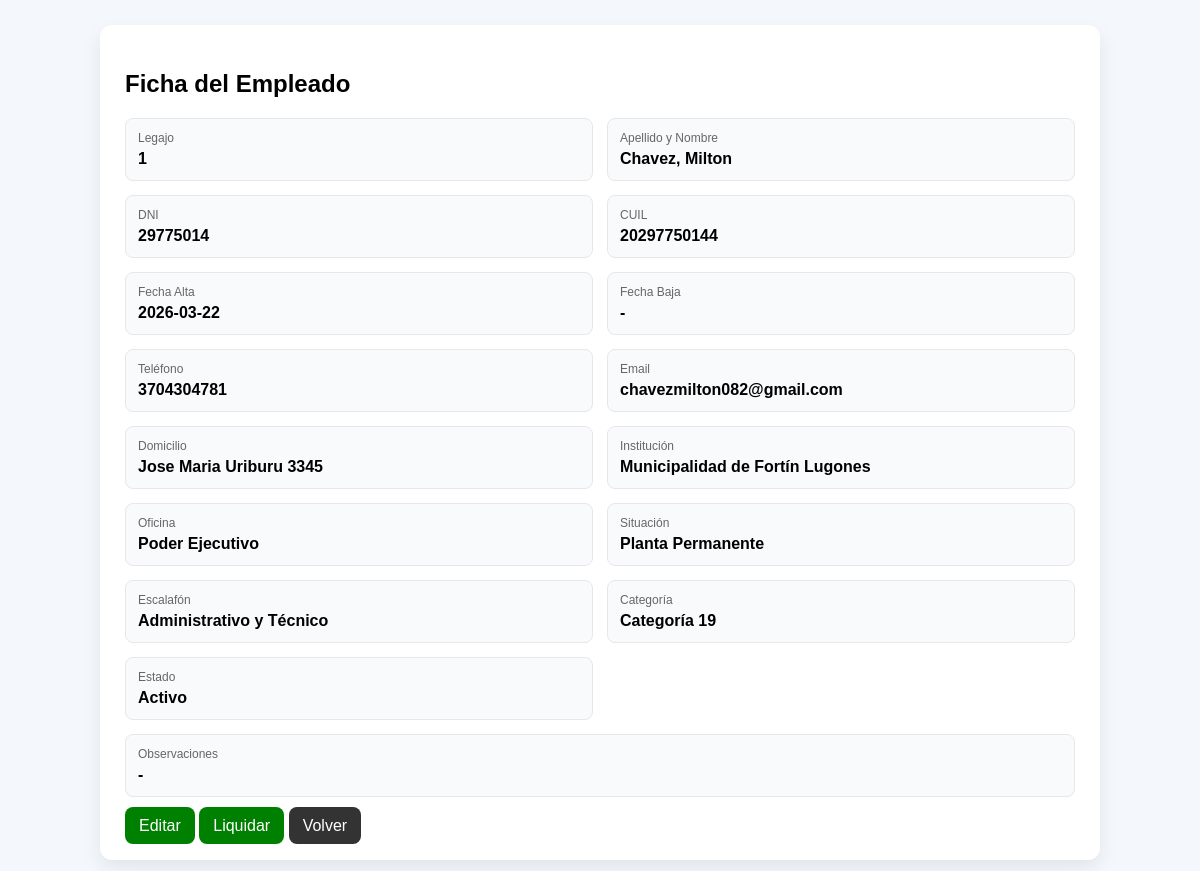
The page /empleado_ver.php?id=1 (signed in) on the database its author committed.
### tables this page shows
CREATE TABLE `empleado` (
  `id` int NOT NULL AUTO_INCREMENT,
  `institucion_id` int NOT NULL,
  `oficina_id` int NOT NULL,
  `situacion_id` int NOT NULL,
  `escalafon_id` int NOT NULL,
  `categoria_id` int NOT NULL,
  `nro_legajo` varchar(20) NOT NULL,
  `apellido` varchar(80) NOT NULL,
  `nombre` varchar(80) NOT NULL,
  `dni` varchar(15) NOT NULL,
  `cuil` varchar(20) NOT NULL,
  `fecha_alta` date NOT NULL,
  `fecha_baja` date DEFAULT NULL,
  `telefono` varchar(30) DEFAULT NULL,
  `email` varchar(150) DEFAULT NULL,
  `domicilio` varchar(150) DEFAULT NULL,
  `observaciones` varchar(255) DEFAULT NULL,
  `activo` tinyint(1) DEFAULT '1',
  PRIMARY KEY (`id`),
  UNIQUE KEY `nro_legajo` (`nro_legajo`),
  UNIQUE KEY `dni` (`dni`),
  UNIQUE KEY `cuil` (`cuil`),
  UNIQUE KEY `uq_empleado_legajo` (`nro_legajo`),
  UNIQUE KEY `uq_empleado_dni` (`dni`),
  UNIQUE KEY `uq_empleado_cuil` (`cuil`),
  UNIQUE KEY `uq_empleado_email` (`email`),
  KEY `institucion_id` (`institucion_id`),
  KEY `oficina_id` (`oficina_id`),
  KEY `situacion_id` (`situacion_id`),
  KEY `escalafon_id` (`escalafon_id`),
  KEY `categoria_id` (`categoria_id`),
  CONSTRAINT `empleado_ibfk_1` FOREIGN KEY (`institucion_id`) REFERENCES `institucion` (`id`),
  CONSTRAINT `empleado_ibfk_2` FOREIGN KEY (`oficina_id`) REFERENCES `oficina` (`id`),
  CONSTRAINT `empleado_ibfk_3` FOREIGN KEY (`situacion_id`) REFERENCES `situacion` (`id`),
  CONSTRAINT `empleado_ibfk_4` FOREIGN KEY (`escalafon_id`) REFERENCES `escalafon` (`id`),
  CONSTRAINT `empleado_ibfk_5` FOREIGN KEY (`categoria_id`) REFERENCES `categoria` (`id`)
);

CREATE TABLE `institucion` (
  `id` int NOT NULL AUTO_INCREMENT,
  `nombre` varchar(150) NOT NULL,
  `cuit` varchar(20) DEFAULT NULL,
  `domicilio` varchar(150) DEFAULT NULL,
  `telefono` varchar(30) DEFAULT NULL,
  `email` varchar(100) DEFAULT NULL,
  `escudo` varchar(255) DEFAULT NULL,
  `activo` tinyint(1) DEFAULT '1',
  PRIMARY KEY (`id`)
);

CREATE TABLE `oficina` (
  `id` int NOT NULL AUTO_INCREMENT,
  `institucion_id` int NOT NULL,
  `nombre` varchar(120) NOT NULL,
  PRIMARY KEY (`id`),
  KEY `institucion_id` (`institucion_id`),
  CONSTRAINT `oficina_ibfk_1` FOREIGN KEY (`institucion_id`) REFERENCES `institucion` (`id`)
);

CREATE TABLE `situacion` (
  `id` int NOT NULL AUTO_INCREMENT,
  `nombre` varchar(100) NOT NULL,
  PRIMARY KEY (`id`)
);

CREATE TABLE `escalafon` (
  `id` int NOT NULL AUTO_INCREMENT,
  `nombre` varchar(120) NOT NULL,
  PRIMARY KEY (`id`)
);

CREATE TABLE `categoria` (
  `id` int NOT NULL AUTO_INCREMENT,
  `codigo` varchar(20) NOT NULL,
  `nombre` varchar(100) NOT NULL,
  `sueldo_basico` decimal(12,2) DEFAULT '0.00',
  `dedicacion_funcional` decimal(12,2) DEFAULT '0.00',
  `suplemento_especial` decimal(12,2) DEFAULT '0.00',
  PRIMARY KEY (`id`),
  UNIQUE KEY `uq_categoria_codigo` (`codigo`)
);

### empleado_ver.php (the view, shortened to what this page needs)
<?php
require_once("conexion.php");
$id = (int)($_GET['id'] ?? 0);
$stmt = $conexion->prepare("
    SELECT
        e.*,
        i.nombre AS institucion,
        o.nombre AS oficina,
        s.nombre AS situacion,
        es.nombre AS escalafon,
        c.nombre AS categoria
    FROM empleado e
    INNER JOIN institucion i ON e.institucion_id = i.id
    INNER JOIN oficina o ON e.oficina_id = o.id
    INNER JOIN situacion s ON e.situacion_id = s.id
    INNER JOIN escalafon es ON e.escalafon_id = es.id
    INNER JOIN categoria c ON e.categoria_id = c.id
    WHERE e.id = ?
");
$stmt->bind_param("i", $id);
$stmt->execute();
$empleado = $stmt->get_result()->fetch_assoc();
?>
<!DOCTYPE html>
<html lang="es">
<head>
</head>
<body>
<div class="contenedor">
    <h2>Ficha del Empleado</h2>
    <div class="grid">
        <div class="item"><div class="titulo">Legajo</div><div class="valor"><?php echo htmlspecialchars($empleado['nro_legajo']); ?></div></div>
        <div class="item"><div class="titulo">Apellido y Nombre</div><div class="valor"><?php echo htmlspecialchars($empleado['apellido'] . ', ' . $empleado['nombre']); ?></div></div>
        <div class="item"><div class="titulo">DNI</div><div class="valor"><?php echo htmlspecialchars($empleado['dni']); ?></div></div>
        <div class="item"><div class="titulo">CUIL</div><div class="valor"><?php echo htmlspecialchars($empleado['cuil']); ?></div></div>
        <div class="item"><div class="titulo">Fecha Alta</div><div class="valor"><?php echo htmlspecialchars($empleado['fecha_alta']); ?></div></div>
        <div class="item"><div class="titulo">Fecha Baja</div><div class="valor"><?php echo htmlspecialchars($empleado['fecha_baja'] ?: '-'); ?></div></div>
        <div class="item"><div class="titulo">Teléfono</div><div class="valor"><?php echo htmlspecialchars($empleado['telefono'] ?: '-'); ?></div></div>
        <div class="item"><div class="titulo">Email</div><div class="valor"><?php echo htmlspecialchars($empleado['email'] ?: '-'); ?></div></div>
        <div class="item"><div class="titulo">Domicilio</div><div class="valor"><?php echo htmlspecialchars($empleado['domicilio'] ?: '-'); ?></div></div>
        <div class="item"><div class="titulo">Institución</div><div class="valor"><?php echo htmlspecialchars($empleado['institucion']); ?></div></div>
        <div class="item"><div class="titulo">Oficina</div><div class="valor"><?php echo htmlspecialchars($empleado['oficina']); ?></div></div>
        <div class="item"><div class="titulo">Situación</div><div class="valor"><?php echo htmlspecialchars($empleado['situacion']); ?></div></div>
        <div class="item"><div class="titulo">Escalafón</div><div class="valor"><?php echo htmlspecialchars($empleado['escalafon']); ?></div></div>
        <div class="item"><div class="titulo">Categoría</div><div class="valor"><?php echo htmlspecialchars($empleado['categoria']); ?></div></div>
        <div class="item"><div class="titulo">Estado</div><div class="valor"><?php echo $empleado['activo'] ? 'Activo' : 'Inactivo'; ?></div></div>
        <div class="item" style="grid-column:1/-1;"><div class="titulo">Observaciones</div><div class="valor"><?php echo nl2br(htmlspecialchars($empleado['observaciones'] ?: '-')); ?></div></div>
    </div>
    <div class="acciones">
        <a href="empleado_editar.php?id=<?php echo $empleado['id']; ?>" class="btn">Editar</a>
        <a href="liquidacion.php?empleado_id=<?php echo $empleado['id']; ?>" class="btn">Liquidar</a>
        <a href="empleados.php" class="btn btn-sec">Volver</a>
    </div>
</div>
</body>
</html>

### empleado_ver.php (style rules this page uses)
body { font-family:Arial;background:#f4f7fb;margin:0 }
.contenedor { max-width:950px;margin:25px auto;background:white;padding:25px;border-radius:12px;box-shadow:0 8px 20px rgba(0,0,0,.08) }
.grid { display:grid;grid-template-columns:repeat(2,1fr);gap:14px }
.item { background:#f9fafb;padding:12px;border-radius:8px;border:1px solid #e5e7eb }
.titulo { font-size:12px;color:#666;margin-bottom:5px }
.valor { font-weight:bold }
.acciones { margin-top:20px }
.btn { background:green;color:white;padding:10px 14px;border:none;border-radius:8px;text-decoration:none }
.btn-sec { background:#333 }

### rows shown on the page
empleado: nro_legajo "1", apellido+nombre "Chavez, Milton", dni "29775014", cuil "20297750144", fecha_alta "2026-03-22", fecha_baja "-", telefono "3704304781", email "chavezmilton082@gmail.com", domicilio "Jose Maria Uriburu 3345", institucion.nombre "Municipalidad de Fortín Lugones", oficina.nombre "Poder Ejecutivo", situacion.nombre "Planta Permanente", escalafon.nombre "Administrativo y Técnico", categoria.nombre "Categoría 19", observaciones "-"
